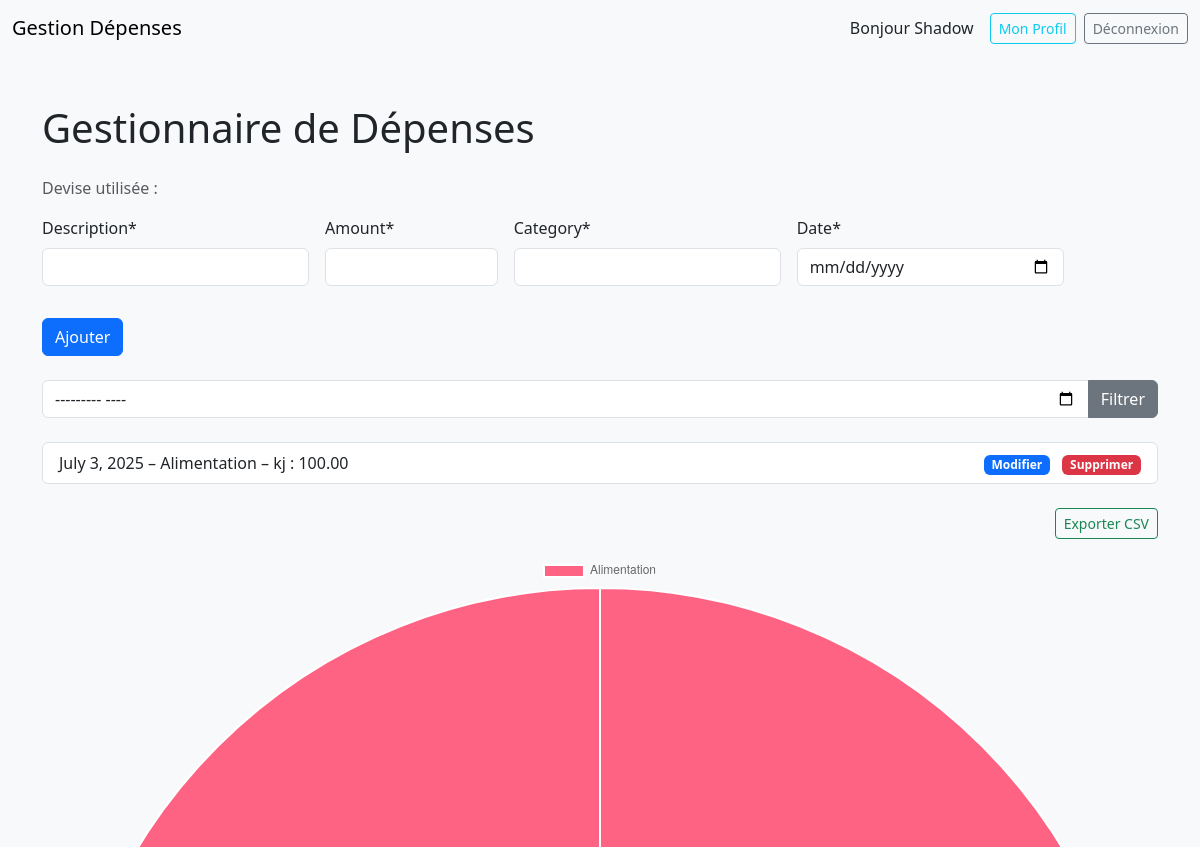
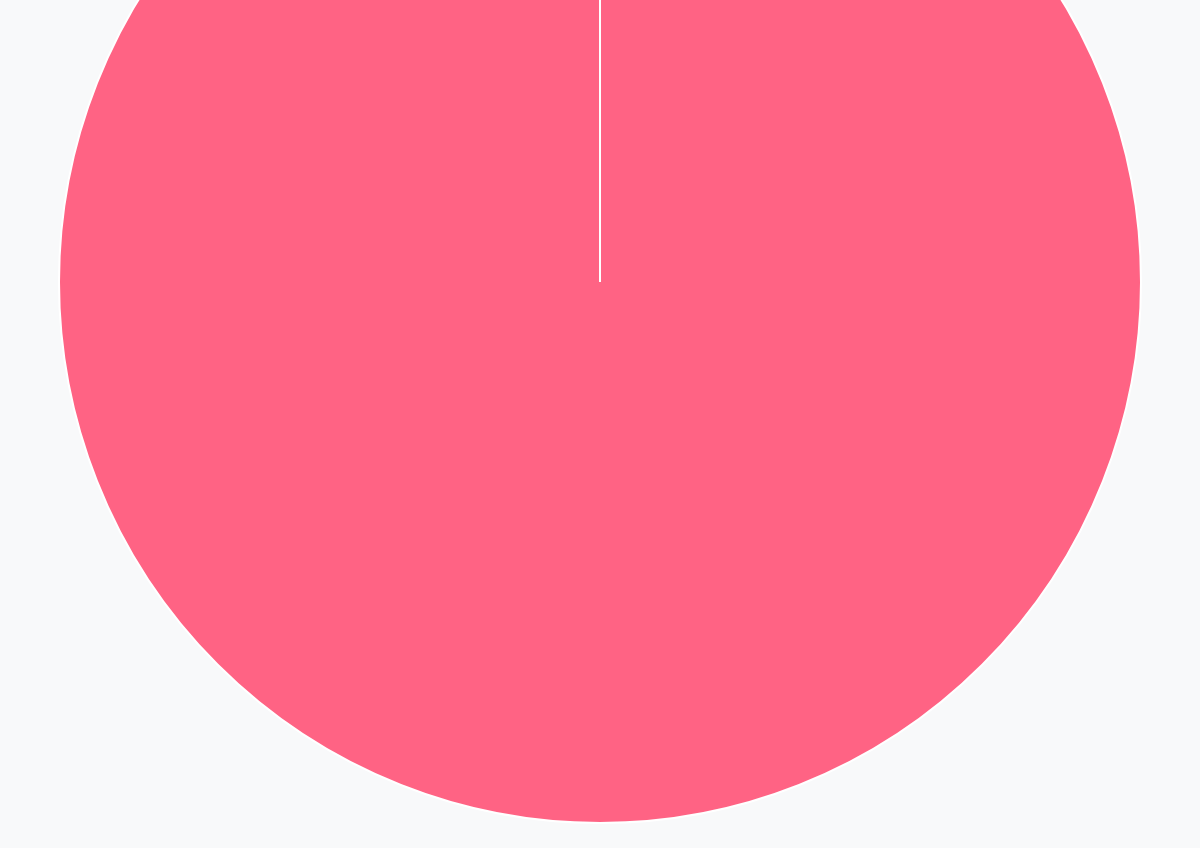
The app's page / (signed in), older data (2 pictures, top to bottom).
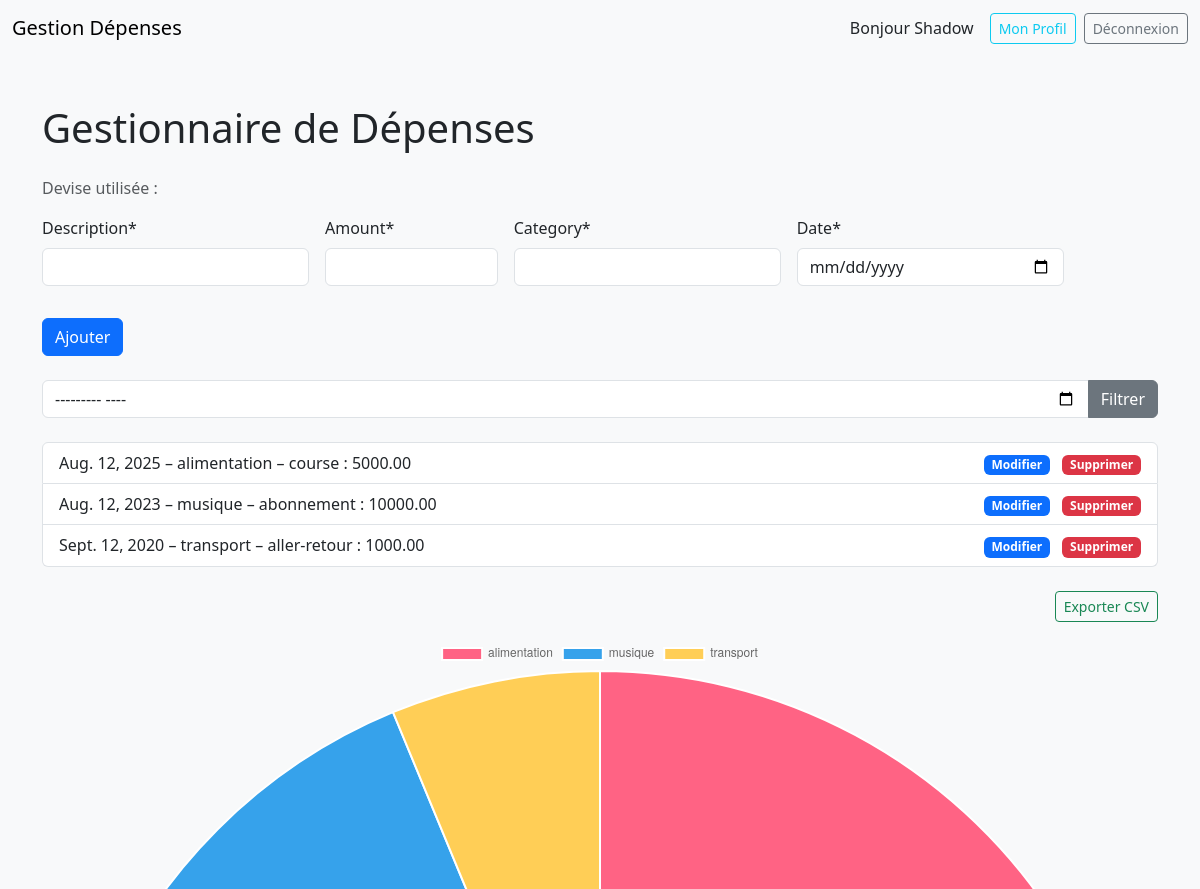
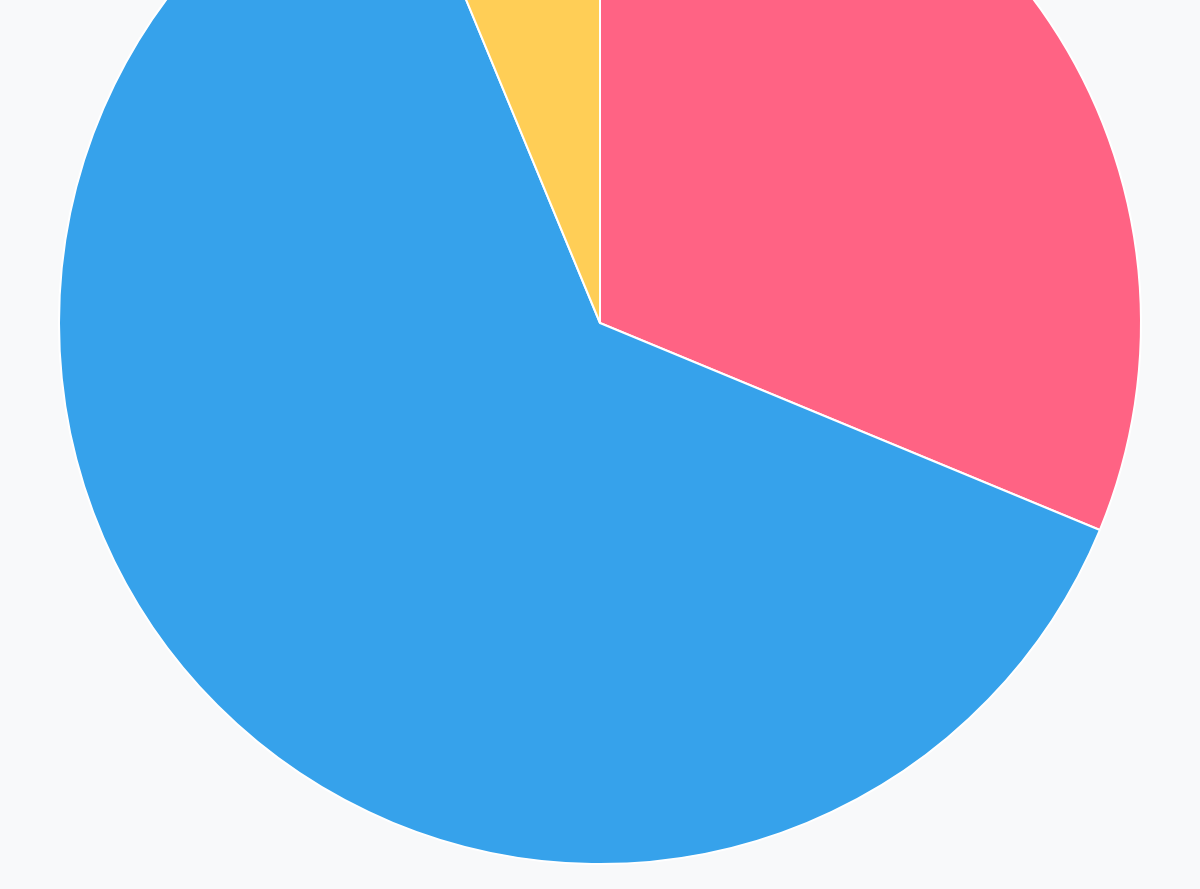
The same page, newer data (2 pictures, top to bottom).
### expenses/models.py (models this page shows, shortened)
class Expense(models.Model):
    user = models.ForeignKey(User, on_delete=models.CASCADE)  # 🔥 Ajouté pour lier la dépense à l'utilisateur
    description = models.CharField(max_length=200)
    amount = models.DecimalField(max_digits=8, decimal_places=2)
    category = models.CharField(max_length=50)  # ✨ Saisie libre ici
    date = models.DateField()

### expenses/views.py (the view)
# urls.py: path('', views.index, name='index'),
@login_required
def index(request):
    month = request.GET.get('month')
    qs = Expense.objects.filter(user=request.user)  # 🔥 Filtrage par utilisateur
    if month:
        qs = qs.filter(date__startswith=month)
    total_by_cat = qs.values('category').annotate(total=Sum('amount'))
    context = {
        'expenses': qs.order_by('-date'),
        'form': ExpenseForm(),
        'total_by_cat': total_by_cat,
        'filter_month': month or ''
    }
    return render(request, 'expenses/index.html', context)

### expenses/forms.py (shortened to what this page needs)
class ExpenseForm(forms.ModelForm):
    class Meta:
        model = Expense
        fields = ['description', 'amount', 'category', 'date']
        widgets = {
            'date': forms.DateInput(attrs={'type': 'date'}),
            'amount': forms.NumberInput(attrs={'min': '0', 'step': '0.01'}),
        }

### expenses/templates/expenses/index.html (shortened to what this page needs)
{% extends 'expenses/base.html' %}
{% load crispy_forms_tags %}
{% block content %}
<h1 class="mb-4">Gestionnaire de Dépenses</h1>
<p class="text-muted mb-3">Devise utilisée : <strong>{{ request.user.profile.currency }}</strong></p>
<form method="post" action="{% url 'expenses:add' %}" class="row g-3 mb-4">
  <div class="col-md-3">
    {{ form.description|as_crispy_field }}
  </div>
  <div class="col-md-2">
    {{ form.amount|as_crispy_field }}
  </div>
  <div class="col-md-3">
    {{ form.category|as_crispy_field }}
  </div>
  <div class="col-md-3">
    {{ form.date|as_crispy_field }}
  </div>
  <div class="col-auto">
    <button type="submit" class="btn btn-primary">Ajouter</button>
  </div>
</form>
<form method="get" class="mb-4">
  <div class="input-group w-auto">
    <input
      type="month"
      name="month"
      value="{{ filter_month }}"
      class="form-control"
    >
    <button class="btn btn-secondary">Filtrer</button>
  </div>
</form>
<ul class="list-group mb-4">
  {% for e in expenses %}
    <li class="list-group-item d-flex justify-content-between align-items-center">
      <div>
        {{ e.date }} – {{ e.category }} – {{ e.description }} :
        {{ e.amount }} {{ request.user.profile.currency }}
      </div>
      <div>
        <a
          href="{% url 'expenses:edit' e.pk %}"
          class="badge bg-primary text-decoration-none me-2"
        >
          Modifier
        </a>
        <a
          href="{% url 'expenses:delete' e.pk %}"
          class="badge bg-danger text-decoration-none"
        >
          Supprimer
        </a>
      </div>
    </li>
  {% empty %}
    <li class="list-group-item">Aucune dépense.</li>
  {% endfor %}
</ul>
<div class="d-flex justify-content-end mb-3">
  <a
    href="{% url 'expenses:export_csv' %}?{% if filter_month %}month={{ filter_month }}{% endif %}"
    class="btn btn-outline-success btn-sm"
  >
    Exporter CSV
  </a>
</div>
<canvas id="expenseChart"></canvas>
<script>
  const labels = [
    {% for item in total_by_cat %}
      '{{ item.category }}'{% if not forloop.last %}, {% endif %}
    {% endfor %}
  ];
  const values = [
    {% for item in total_by_cat %}
      {{ item.total }}{% if not forloop.last %}, {% endif %}
    {% endfor %}
  ];
  const currencyLabel = "{{ request.user.profile.currency }}";
  const data = {
    labels: labels,
    datasets: [{
      data: values,
      backgroundColor: ['#FF6384', '#36A2EB', '#FFCE56'],
      label: 'Total par catégorie (' + currencyLabel + ')'
    }]
  };
  new Chart(
    document.getElementById('expenseChart'),
    { type: 'pie', data: data }
  );
</script>
{% endblock %}

### expenses/templates/expenses/base.html (shortened to what this page needs)
<!DOCTYPE html>
<html lang="fr">
<head>
  <link
    href="https://cdn.jsdelivr.net/npm/bootstrap@5.3.0/dist/css/bootstrap.min.css"
    rel="stylesheet"
  >
</head>
<body class="bg-light">
  <nav class="navbar navbar-expand-lg navbar-light bg-light mb-4">
    <div class="container-fluid">
      <a class="navbar-brand" href="{% url 'expenses:index' %}">
        Gestion Dépenses
      </a>
      <div class="d-flex align-items-center">
        {% if user.is_authenticated %}
          <span class="me-3">Bonjour {{ user.username }}</span>
          <a
            href="{% url 'expenses:profile' %}"
            class="btn btn-outline-info btn-sm me-2"
          >
            Mon Profil
          </a>
          <form method="post"
                action="{% url 'logout' %}"
                style="display:inline">
            <button type="submit"
                    class="btn btn-outline-secondary btn-sm">
              Déconnexion
            </button>
          </form>
        {% endif %}
      </div>
    </div>
  </nav>
  <div class="container py-4">
    {% block content %}{% endblock %}
  </div>
</body>
</html>

Row changes from the older to the newer data that the page shows:
no longer on this page (row edited): Expense: date "July 3, 2025", category "Alimentation", description "kj", amount "100.00"
added Expense: date "Aug. 12, 2025", category "alimentation", description "course", amount "5000.00"
added Expense: date "Aug. 12, 2023", category "musique", description "abonnement", amount "10000.00"
added Expense: date "Sept. 12, 2020", category "transport", description "aller-retour", amount "1000.00"
Text that changed along with them:
chart data {{ item.category }}: Alimentation → alimentation, musique, transport
chart data {{ item.total }}: 100 → 5000, 10000, 1000
